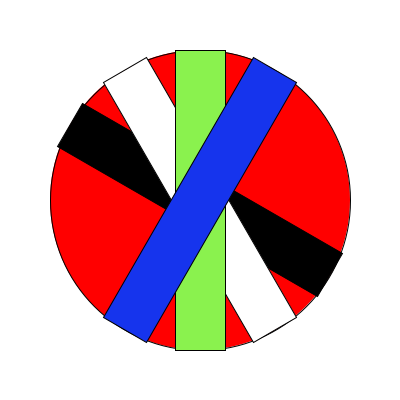
Frame 1 (no input)
Frame 60 (the mouse pressed at the canvas centre just before this capture): identical to frame 1, image omitted
Frame 120 (the mouse held since frame 60 and released just before this capture): identical to frame 1, image omitted

The Processing sketch that drew this single still picture (run headless with seeded random() and noise(); from frame 60 on, the mouse is pressed at the canvas centre):

// Processing sketch: sketch_240308b
// ── sketch_240308b.pde
void setup(){
  size(400, 400);
}

void draw(){
  background(255);
  fill(255, 0,0);
  ellipse(200, 200, 300, 300);
  rectMode(CENTER);
  
  pushMatrix();
  fill(0);
  translate(200, 200);
  rotate(radians(30));
  rect(0, 0, 300, 50);
  popMatrix();
  
  pushMatrix();
  fill(255);
  translate(200, 200);
  rotate(radians(60));
  rect(0, 0, 300, 50);
  popMatrix();
  
  pushMatrix();
  fill(#8AF24E);
  translate(200, 200);
  rotate(radians(90));
  rect(0, 0, 300, 50);
  popMatrix();
  
  pushMatrix();
  fill(#1634ED);
  translate(200, 200);
  rotate(radians(120));
  rect(0, 0, 300, 50);
  popMatrix();
  
  
  
}
  
